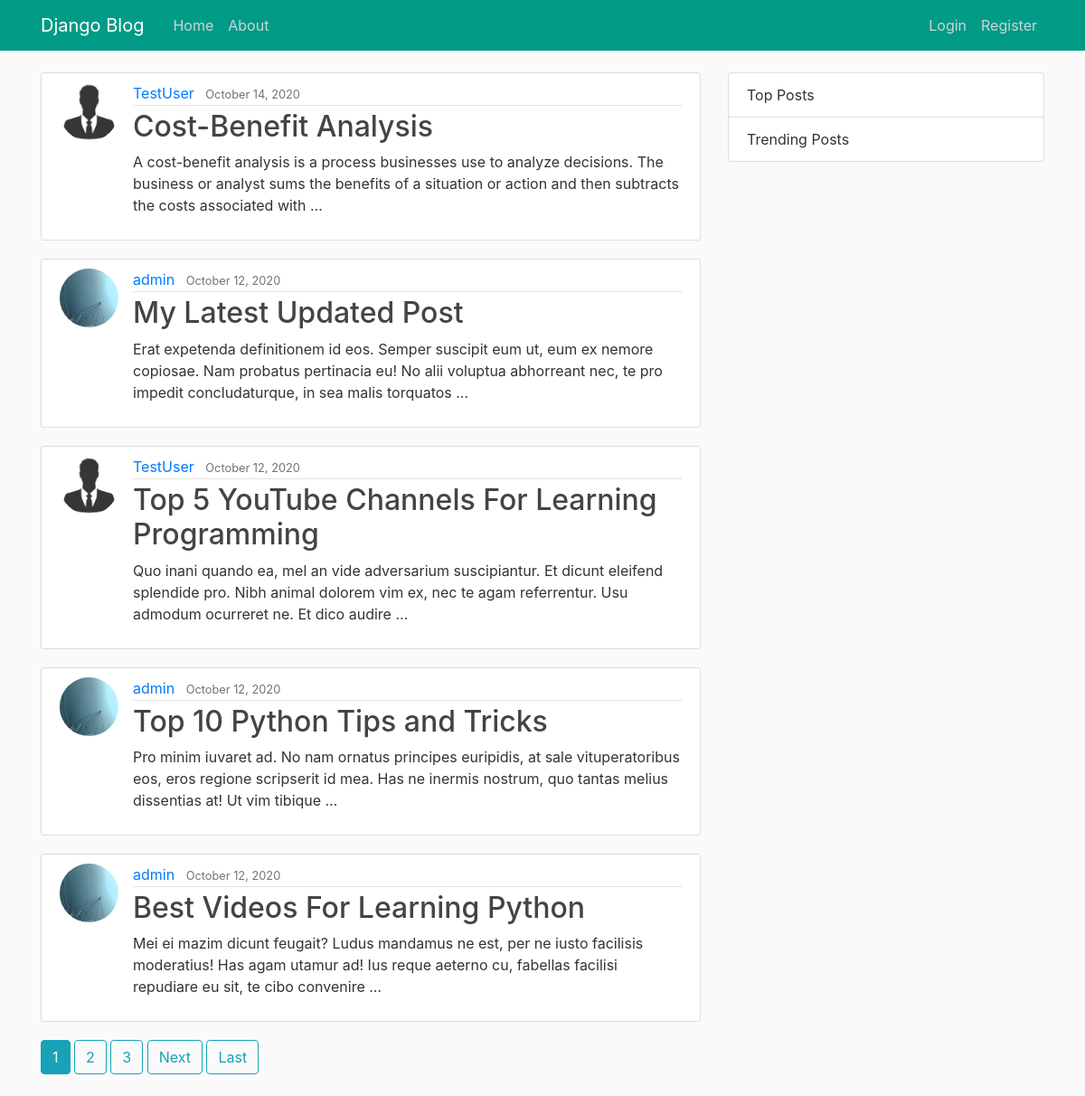
The page / on the database its author committed.
### blog/models.py (models this page shows, shortened)
class Post(models.Model):
    title = models.CharField(max_length=200)
    author = models.ForeignKey(User, on_delete=models.CASCADE)
    content = models.TextField(blank=True)
    date_posted=models.DateTimeField(default=timezone.now)

### users/models.py (models this page shows, shortened)
class Profile(models.Model):
    user = models.OneToOneField(User, on_delete=models.CASCADE)
    profile_pic = models.ImageField(default='default.jpg', upload_to='profile_pics')

### blog/views.py (the view)
# urls.py: path('',PostListView.as_view(), name = 'blog-home'),
class PostListView(ListView):                       # Creates a list view of posts on the home page
	model = Post
	template_name = 'blog/home.html'
	context_object_name = 'post'
	ordering = ['-date_posted']
	paginate_by = 5

### blog/templates/blog/home.html (shortened to what this page needs)
{% extends "blog/base.html" %}
{% block content %}
  {% for p in post %}
    <article class="media content-section">
     <img class="rounded-circle article-img" src="{{p.author.profile.profile_pic.url}}">
        <div class="media-body">
          <div class="article-metadata">
            <a class="mr-2" href="{% url 'user-posts' p.author.username %}">{{ p.author }}</a>
            <small class="text-muted">{{ p.date_posted|date:"F d, Y" }}</small>
          </div>
          <h2><a class="article-title" href="{% url 'post-detail' p.id %}">{{ p.title }}</a></h2>
          <p class="article-content">{{ p.content|truncatewords:30 }}</p>
        </div>
    </article>
  {% endfor %}
  {% if is_paginated %}
     {% for num in page_obj.paginator.page_range %}
       {% if page_obj.number == num %}
        <a class="btn btn-info mb-4" href="?page={{ num }}">{{num}}</a>
       {% elif num > page_obj.number|add:'-3' and num < page_obj.number|add:'3' %}
        <a class="btn btn-outline-info mb-4" href="?page={{ num }}">{{num}}</a>
       {% endif %}
     {% endfor %}
     {% if page_obj.has_next %}
       <a class="btn btn-outline-info mb-4" href="?page={{ page_obj.next_page_number }}">Next</a>
       <a class="btn btn-outline-info mb-4" href="?page={{ page_obj.paginator.num_pages }}">Last</a>
     {% endif %}
  {% endif %}
{% endblock %}

### blog/templates/blog/base.html (shortened to what this page needs)
{% load static %}
<!DOCTYPE html>
<html>
    <head>
 <link rel="stylesheet" href="https://stackpath.bootstrapcdn.com/bootstrap/4.3.1/css/bootstrap.min.css">
<link  rel="stylesheet" type="text/css" href="{% static 'blog/main.css' %}">
    </head>
    <body>
        <header class="site-header">
                <nav class="navbar navbar-expand-md navbar-dark bg-steel fixed-top">
                <div class="container">
                    <a class="navbar-brand mr-4" href="{% url 'blog-home' %}">Django Blog</a>
                    <div class="collapse navbar-collapse" id="navbarToggle">
                    <div class="navbar-nav mr-auto">
                        <a class="nav-item nav-link" href="{% url 'blog-home' %}">Home</a>
                        <a class="nav-item nav-link" href="{% url 'blog-about' %}">About</a>
                    </div>
                    <div class="navbar-nav">
                      {% if user.is_authenticated %}
                        <a class="nav-item nav-link" href="{% url 'post-create'%}">New Post</a>
                        <a class="nav-item nav-link" href="{% url 'profile'%}">Profile</a>
                        <a class="nav-item nav-link" href="{% url 'logout'%}">Logout</a>
                      {% else %}
                        <a class="nav-item nav-link" href="{% url 'login'%}">Login</a>
                        <a class="nav-item nav-link" href="{% url 'register'%}">Register</a>
                      {% endif %}
                    </div>
                    </div>
                </div>
                </nav>
         </header>
         <main role="main" class="container">
                <div class="row">
                  <div class="col-md-8">
                    {% block content %} this will be overwritten{% endblock %}
                  </div>
                  <div class="col-md-4">
                      <div class="sidebar">
                        <ul class="list-group">
                          <a class="list-group-item list-group-item-light" href="#">Top Posts</a>
                          <a class="list-group-item list-group-item-light" href="#">Trending Posts</a>
                        </ul>
                      </div>
                  </div>
                </div>
            </main>
  </body>
    </body>
</html>

### blog/static/blog/main.css (style rules this page uses)
body { background: #fafafa; color: #333333; margin-top: 5rem; }
h1, h2, h3, h4, h5, h6 { color: #444444; }
ul { margin: 0; }
.bg-steel { background-color: #009b86; }
.site-header .navbar-nav .nav-link { color: #cbd5db; }
.content-section { background: #ffffff; padding: 10px 20px; border: 1px solid #dddddd; border-radius: 3px; margin-bottom: 20px; }
.article-title { color: #444444; }
.article-content { white-space: pre-line; }
.article-img { height: 65px; width: 65px; margin-right: 16px; }
.article-metadata { padding-bottom: 1px; margin-bottom: 4px; border-bottom: 1px solid #e3e3e3; }
.list-group-item { background: #ffffff; color: #333333; }

### rows shown on the page
Post: author.profile.profile_pic (placeholder picture), author "TestUser", date_posted "October 14, 2020", title "Cost-Benefit Analysis", content "A cost-benefit analysis is a process businesses use to analyze decisions. The business or analyst sums the benefits of a situation or action and then subtracts the costs associated with …"
Post: author.profile.profile_pic (picture), author "admin", date_posted "October 12, 2020", title "My Latest Updated Post", content "Erat expetenda definitionem id eos. Semper suscipit eum ut, eum ex nemore copiosae. Nam probatus pertinacia eu! No alii voluptua abhorreant nec, te pro impedit concludaturque, in sea malis torquatos …"
Post: author.profile.profile_pic (placeholder picture), author "TestUser", date_posted "October 12, 2020", title "Top 5 YouTube Channels For Learning Programming", content "Quo inani quando ea, mel an vide adversarium suscipiantur. Et dicunt eleifend splendide pro. Nibh animal dolorem vim ex, nec te agam referrentur. Usu admodum ocurreret ne. Et dico audire …"
Post: author.profile.profile_pic (picture), author "admin", date_posted "October 12, 2020", title "Top 10 Python Tips and Tricks", content "Pro minim iuvaret ad. No nam ornatus principes euripidis, at sale vituperatoribus eos, eros regione scripserit id mea. Has ne inermis nostrum, quo tantas melius dissentias at! Ut vim tibique …"
Post: author.profile.profile_pic (picture), author "admin", date_posted "October 12, 2020", title "Best Videos For Learning Python", content "Mei ei mazim dicunt feugait? Ludus mandamus ne est, per ne iusto facilisis moderatius! Has agam utamur ad! Ius reque aeterno cu, fabellas facilisi repudiare eu sit, te cibo convenire …"

### other values the page prints
{{ num }} "1"
{{ num }} "2" "3"
